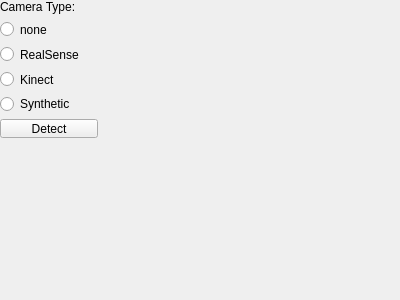
<?xml version="1.0" encoding="UTF-8"?>
<ui version="4.0">
 <class>SelectCamType</class>
 <widget class="QWidget" name="SelectCamType">
  <property name="geometry">
   <rect>
    <x>0</x>
    <y>0</y>
    <width>400</width>
    <height>300</height>
   </rect>
  </property>
  <property name="windowTitle">
   <string>Form</string>
  </property>
  <widget class="QWidget" name="layoutWidget">
   <property name="geometry">
    <rect>
     <x>0</x>
     <y>0</y>
     <width>98</width>
     <height>138</height>
    </rect>
   </property>
   <layout class="QGridLayout" name="gridLayout">
    <item row="2" column="0">
     <widget class="QRadioButton" name="camType_realsense">
      <property name="text">
       <string>RealSense</string>
      </property>
     </widget>
    </item>
    <item row="3" column="0">
     <widget class="QRadioButton" name="camType_kinect">
      <property name="text">
       <string>Kinect</string>
      </property>
     </widget>
    </item>
    <item row="1" column="0">
     <widget class="QRadioButton" name="camType_none">
      <property name="text">
       <string>none</string>
      </property>
     </widget>
    </item>
    <item row="4" column="0">
     <widget class="QRadioButton" name="radioButton">
      <property name="text">
       <string>Synthetic</string>
      </property>
     </widget>
    </item>
    <item row="0" column="0">
     <widget class="QLabel" name="label">
      <property name="text">
       <string>Camera Type:</string>
      </property>
     </widget>
    </item>
    <item row="5" column="0">
     <widget class="QPushButton" name="camType_autodetect">
      <property name="text">
       <string>Detect</string>
      </property>
     </widget>
    </item>
   </layout>
  </widget>
 </widget>
 <resources/>
 <connections>
  <connection>
   <sender>camType_autodetect</sender>
   <signal>clicked()</signal>
   <receiver>SelectCamType</receiver>
   <slot>sdo_autodetect()</slot>
   <hints>
    <hint type="sourcelabel">
     <x>48</x>
     <y>121</y>
    </hint>
    <hint type="destinationlabel">
     <x>199</x>
     <y>149</y>
    </hint>
   </hints>
  </connection>
 </connections>
 <slots>
  <slot>sdo_autodetect()</slot>
 </slots>
</ui>
